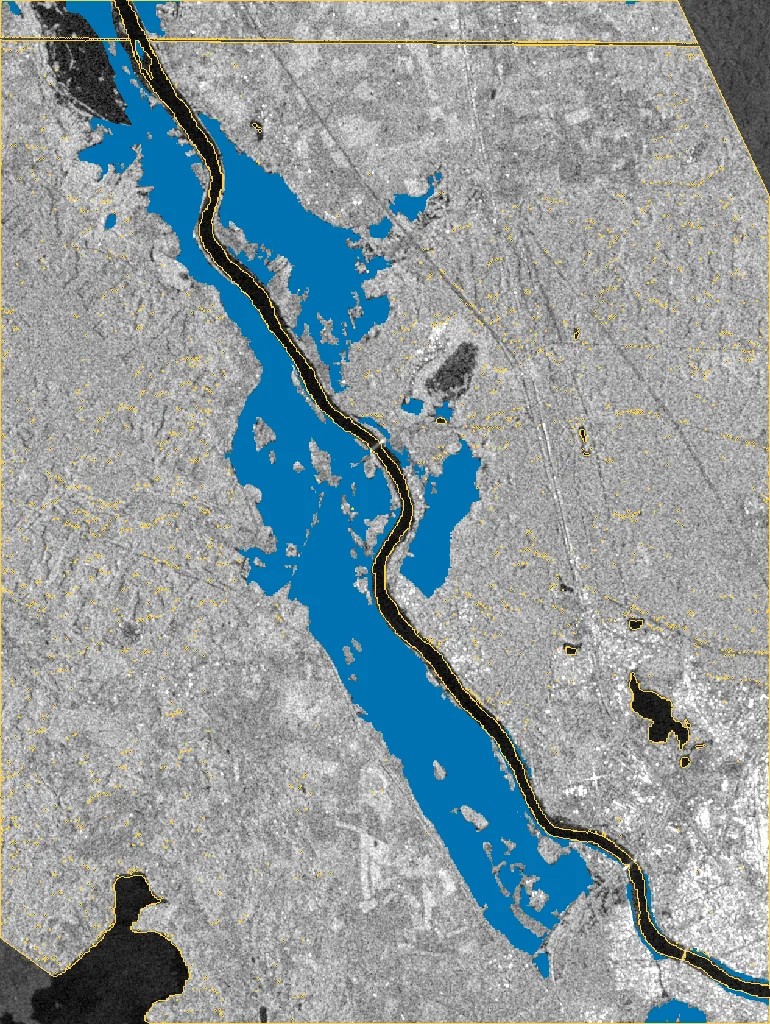
#> input picture assets/arena-EMSR657_AOI01-cems.webp, 770 x 1024 px; its folder holds only this picture in this run
$ python -i coregistration.py   (imports and definitions only)
#> lines starting #> are read from the running program, lines starting #| are printed output that depends on the picture
r"""Co-registration measurement: ``P1-M1``'s acceptance criterion, made computable.

"It looks aligned" is not a measurement. ``P1-M1`` requires a **median absolute
displacement below one pixel** between the SAR and optical grids, measured over many
windows (``docs/05`` section 5.2) — a single global estimate hides the spatially varying
misregistration that a DEM-datum error produces.

Methods
-------
- :func:`phase_correlation` — normalised cross-power spectrum
  :math:`R = F_1\overline{F_2}/|F_1\overline{F_2}|`, whose inverse transform peaks at the
  translation; refined to sub-pixel accuracy with the **upsampled-DFT** method of
  Guizar-Sicairos et al. (2008): the cross-correlation is evaluated by matrix-multiply DFT
  on a small, finely sampled neighbourhood of the coarse peak.
- :func:`structure_image` — SAR and optical share no radiometric relationship, so
  correlate **structure** (gradient magnitude of smoothed log-intensity), not intensity.
- :func:`median_displacement` — many windows, weak-texture windows skipped, median.
- :func:`simulate_backscatter` / :func:`validate_geocoding` — the SAR-simulation check of
  ``docs/05`` section 5.1: a :math:`\cos^n\theta_{\mathrm{loc}}` image from the DEM shares
  only terrain-induced structure with the real gamma0, which is exactly what a geocoding
  check should test; the correlation peak must sit at (0, 0).

Sign convention: shifts are the displacement of ``moving`` relative to ``reference`` in
``(rows, cols)``: ``moving = np.roll(reference, (3, -2))`` gives ``(3.0, -2.0)``.
"""

from __future__ import annotations

from typing import Any

import numpy as np

__all__ = [
    "median_displacement",
    "median_shift_se",
    "phase_correlation",
    "simulate_backscatter",
    "structure_image",
    "validate_geocoding",
]


# [52 lines left out: functions _upsampled_dft, phase_correlation, not called in this run]


def structure_image(image: np.ndarray, *, sigma: float = 1.5, log: bool = True) -> np.ndarray:
    """Gradient magnitude of the smoothed (log-)image: modality-independent structure."""
    from scipy import ndimage

    x = np.asarray(image, dtype=np.float64)
    if log:
        x = np.log(np.maximum(np.nan_to_num(x, nan=np.nanmedian(x)), 1e-6)) if np.nanmin(x) > 0 else x
    x = np.nan_to_num(x, nan=float(np.nanmean(x)))
    x = ndimage.gaussian_filter(x, sigma)
    return np.hypot(ndimage.sobel(x, axis=0), ndimage.sobel(x, axis=1))


#: Resolution of :func:`phase_correlation` at the default ``upsample_factor`` of 20.
_SHIFT_QUANTUM_PX = 0.05


# [126 lines left out: functions median_displacement, median_shift_se, simulate_backscatter, validate_geocoding, not called in this run]

>>> import cv2
>>> picture = cv2.imread('../../../assets/arena-EMSR657_AOI01-cems.webp', cv2.IMREAD_GRAYSCALE)
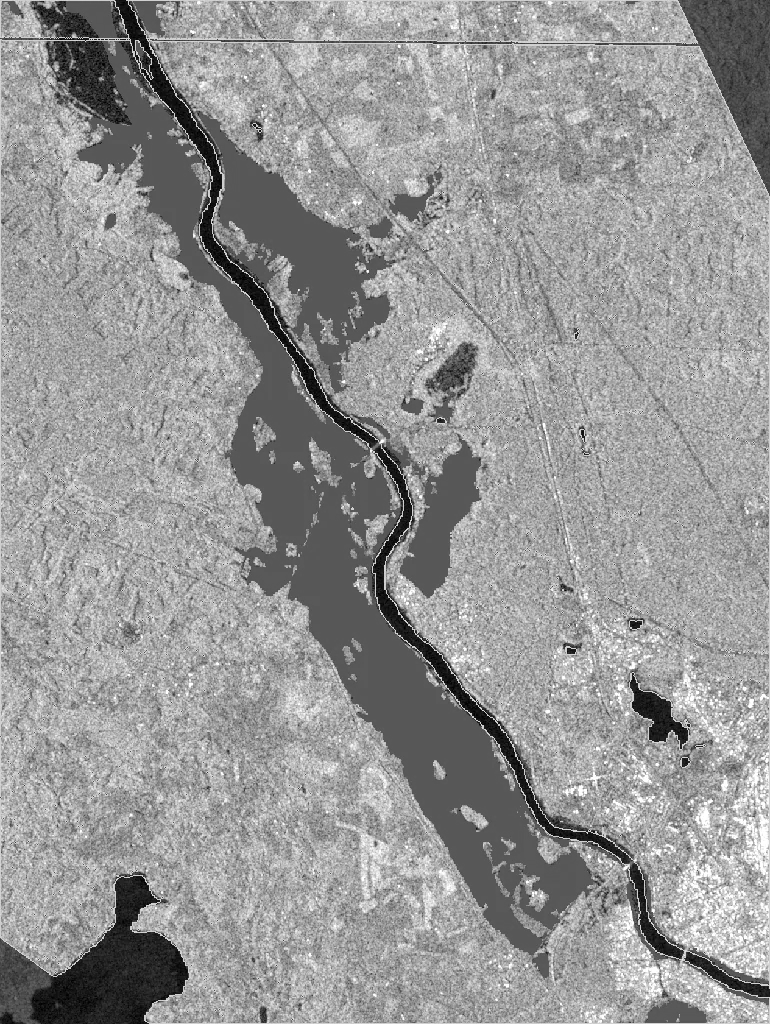
#> picture: shape (1024, 770); min 0, max 255, mean 150
>>> result = structure_image(picture)
#> in structure_image, `return np.hypot(ndimage.sobel(x, axis=0), ndimage.sobel(x, axis=1))`:
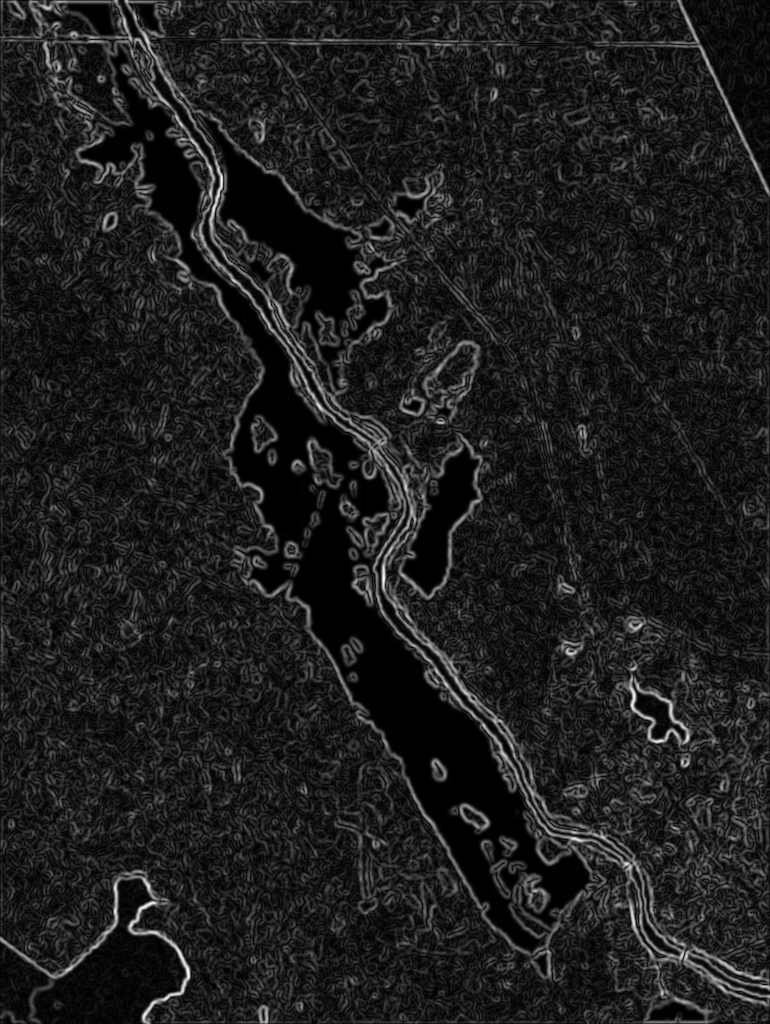
#> returned value: shape (1024, 770) float64; min 0, max 340.6, mean 40.5; drawn with min black and max white

$ run again, on assets/arena-EMSR668_AOI03-cems.webp
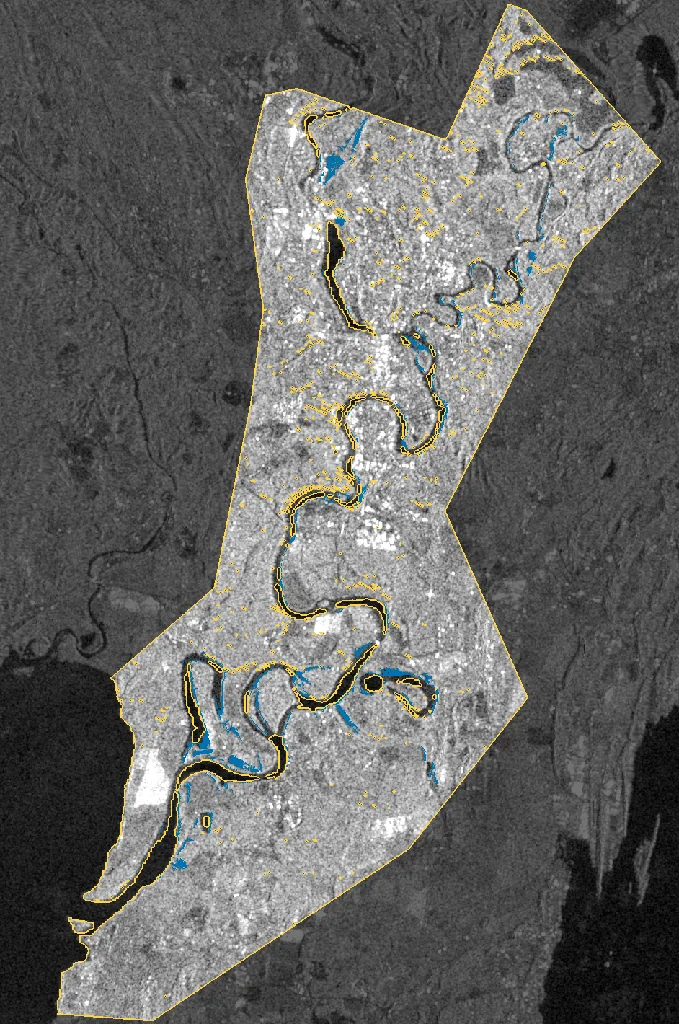
#> input picture assets/arena-EMSR668_AOI03-cems.webp, 679 x 1024 px
#> `picture = cv2.imread('../../../assets/arena-EMSR657_AOI01-cems.webp', ..`:
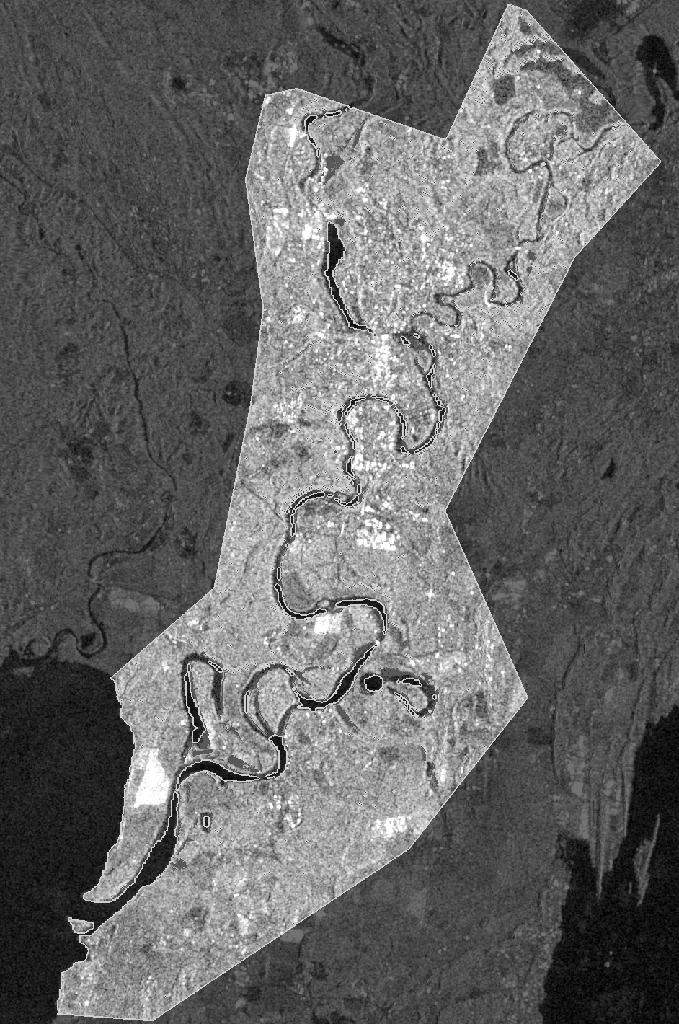
#> picture: shape (1024, 679); min 0, max 255, mean 102
#> in structure_image, `return np.hypot(ndimage.sobel(x, axis=0), ndimage.sobel(x, axis=1))`:
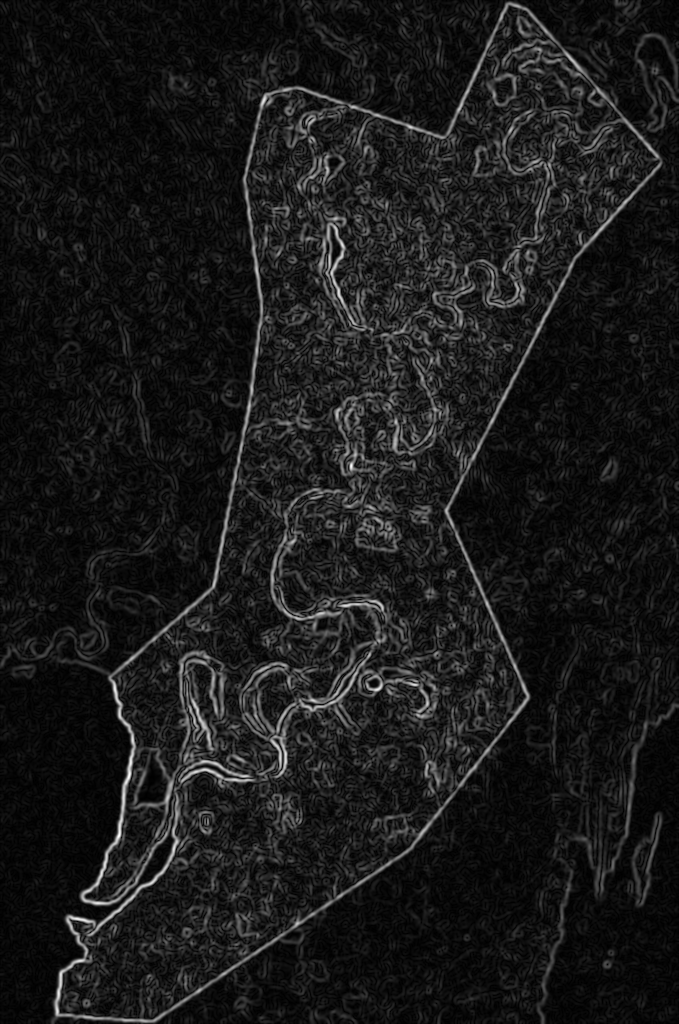
#> returned value: shape (1024, 679) float64; min 0.00982, max 359, mean 36.9; drawn with min black and max white

$ run again, on assets/arena-EMSR763_AOI01-cems.webp
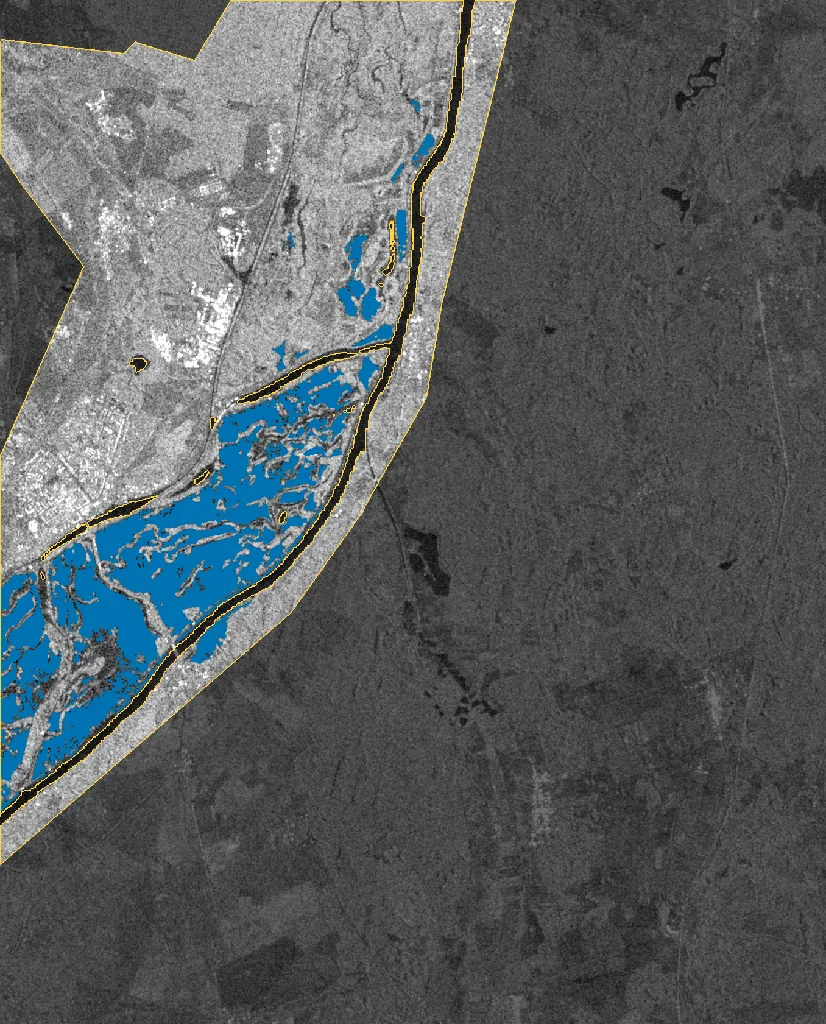
#> input picture assets/arena-EMSR763_AOI01-cems.webp, 826 x 1024 px
#> `picture = cv2.imread('../../../assets/arena-EMSR657_AOI01-cems.webp', ..`:
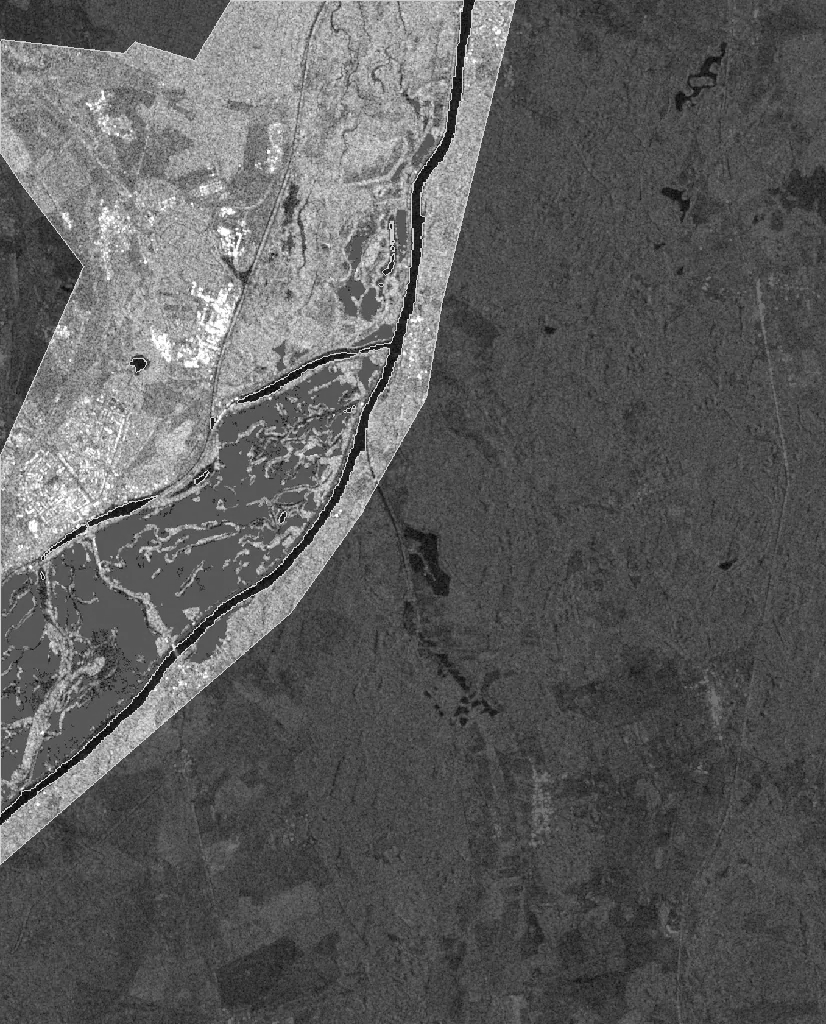
#> picture: shape (1024, 826); min 0, max 255, mean 92.8
#> in structure_image, `return np.hypot(ndimage.sobel(x, axis=0), ndimage.sobel(x, axis=1))`:
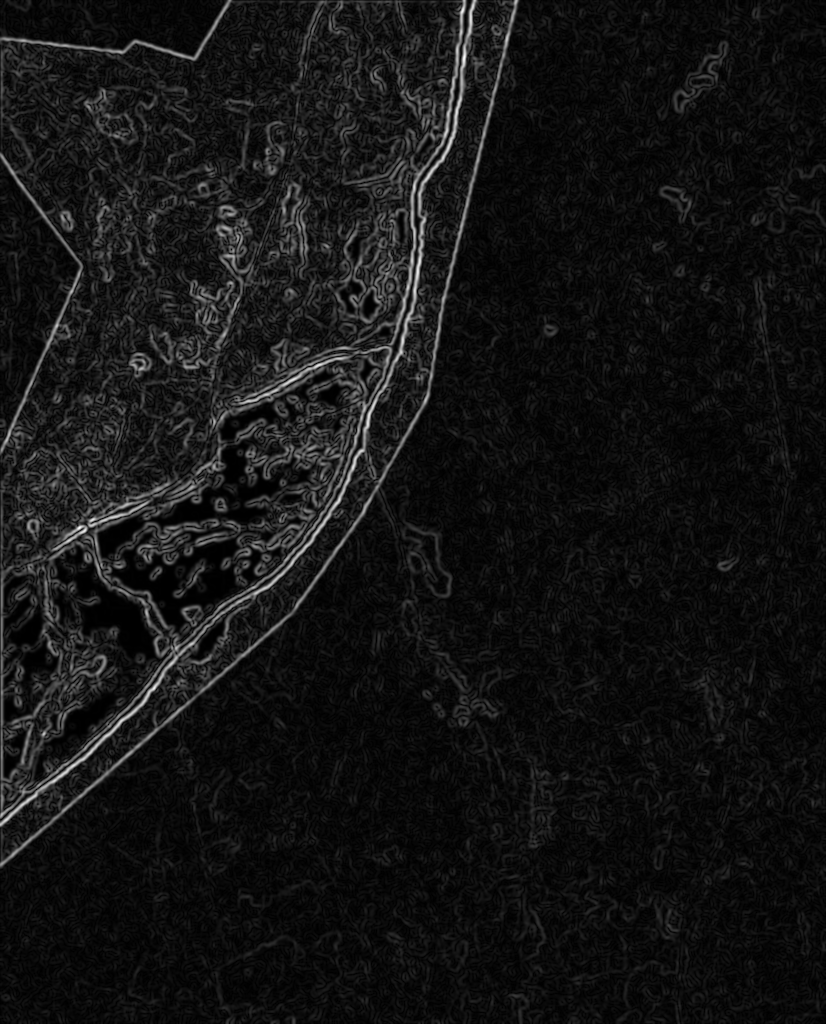
#> returned value: shape (1024, 826) float64; min 0, max 359.5, mean 28.3; drawn with min black and max white
